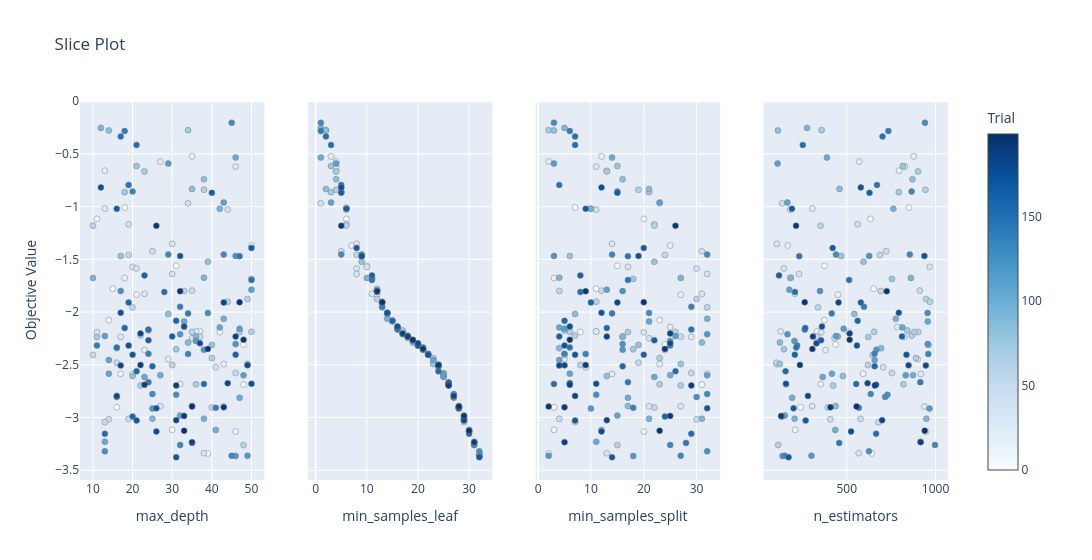

Source (notebook cell):
### Code cell
optuna.visualization.plot_slice(study,params=['n_estimators','max_depth','min_samples_leaf','min_samples_split'])

### Figure 1 — Plotly figure (JSON) as saved in the notebook; plotly's stock layout.template omitted (floating-point values rounded to 4 significant figures; data arrays with more than 128 entries replaced by an {"elided": "..."} marker saying what was removed)
{"data": [{"marker": {"color": {"elided": "200 int values"}, "colorbar": {"title": {"text": "Trial"}, "x": 1, "xpad": 40}, "colorscale": [[0, "rgb(247,251,255)"], [0.125, "rgb(222,235,247)"], [0.25, "rgb(198,219,239)"], [0.375, "rgb(158,202,225)"], [0.5, "rgb(107,174,214)"], [0.625, "rgb(66,146,198)"], [0.75, "rgb(33,113,181)"], [0.875, "rgb(8,81,156)"], [1, "rgb(8,48,107)"]], "line": {"color": "Grey", "width": 0.5}, "showscale": true}, "mode": "markers", "name": "Feasible Trial", "showlegend": false, "type": "scatter", "x": {"elided": "200 int values"}, "xaxis": "x", "y": {"elided": "200 float values"}, "yaxis": "y"}, {"marker": {"color": {"elided": "200 int values"}, "colorbar": {"title": {"text": "Trial"}, "x": 1, "xpad": 40}, "colorscale": [[0, "rgb(247,251,255)"], [0.125, "rgb(222,235,247)"], [0.25, "rgb(198,219,239)"], [0.375, "rgb(158,202,225)"], [0.5, "rgb(107,174,214)"], [0.625, "rgb(66,146,198)"], [0.75, "rgb(33,113,181)"], [0.875, "rgb(8,81,156)"], [1, "rgb(8,48,107)"]], "line": {"color": "Grey", "width": 0.5}, "showscale": false}, "mode": "markers", "name": "Feasible Trial", "showlegend": false, "type": "scatter", "x": {"elided": "200 int values"}, "xaxis": "x2", "y": {"elided": "200 float values"}, "yaxis": "y2"}, {"marker": {"color": {"elided": "200 int values"}, "colorbar": {"title": {"text": "Trial"}, "x": 1, "xpad": 40}, "colorscale": [[0, "rgb(247,251,255)"], [0.125, "rgb(222,235,247)"], [0.25, "rgb(198,219,239)"], [0.375, "rgb(158,202,225)"], [0.5, "rgb(107,174,214)"], [0.625, "rgb(66,146,198)"], [0.75, "rgb(33,113,181)"], [0.875, "rgb(8,81,156)"], [1, "rgb(8,48,107)"]], "line": {"color": "Grey", "width": 0.5}, "showscale": false}, "mode": "markers", "name": "Feasible Trial", "showlegend": false, "type": "scatter", "x": {"elided": "200 int values"}, "xaxis": "x3", "y": {"elided": "200 float values"}, "yaxis": "y3"}, {"marker": {"color": {"elided": "200 int values"}, "colorbar": {"title": {"text": "Trial"}, "x": 1, "xpad": 40}, "colorscale": [[0, "rgb(247,251,255)"], [0.125, "rgb(222,235,247)"], [0.25, "rgb(198,219,239)"], [0.375, "rgb(158,202,225)"], [0.5, "rgb(107,174,214)"], [0.625, "rgb(66,146,198)"], [0.75, "rgb(33,113,181)"], [0.875, "rgb(8,81,156)"], [1, "rgb(8,48,107)"]], "line": {"color": "Grey", "width": 0.5}, "showscale": false}, "mode": "markers", "name": "Feasible Trial", "showlegend": false, "type": "scatter", "x": {"elided": "200 int values"}, "xaxis": "x4", "y": {"elided": "200 float values"}, "yaxis": "y4"}], "layout": {"title": {"text": "Slice Plot"}, "width": 1200, "xaxis": {"anchor": "y", "domain": [0, 0.2125], "title": {"text": "max_depth"}}, "xaxis2": {"anchor": "y2", "domain": [0.2625, 0.475], "title": {"text": "min_samples_leaf"}}, "xaxis3": {"anchor": "y3", "domain": [0.525, 0.7375], "title": {"text": "min_samples_split"}}, "xaxis4": {"anchor": "y4", "domain": [0.7875, 1], "title": {"text": "n_estimators"}}, "yaxis": {"anchor": "x", "domain": [0, 1], "title": {"text": "Objective Value"}}, "yaxis2": {"anchor": "x2", "domain": [0, 1], "matches": "y", "showticklabels": false}, "yaxis3": {"anchor": "x3", "domain": [0, 1], "matches": "y", "showticklabels": false}, "yaxis4": {"anchor": "x4", "domain": [0, 1], "matches": "y", "showticklabels": false}}}
